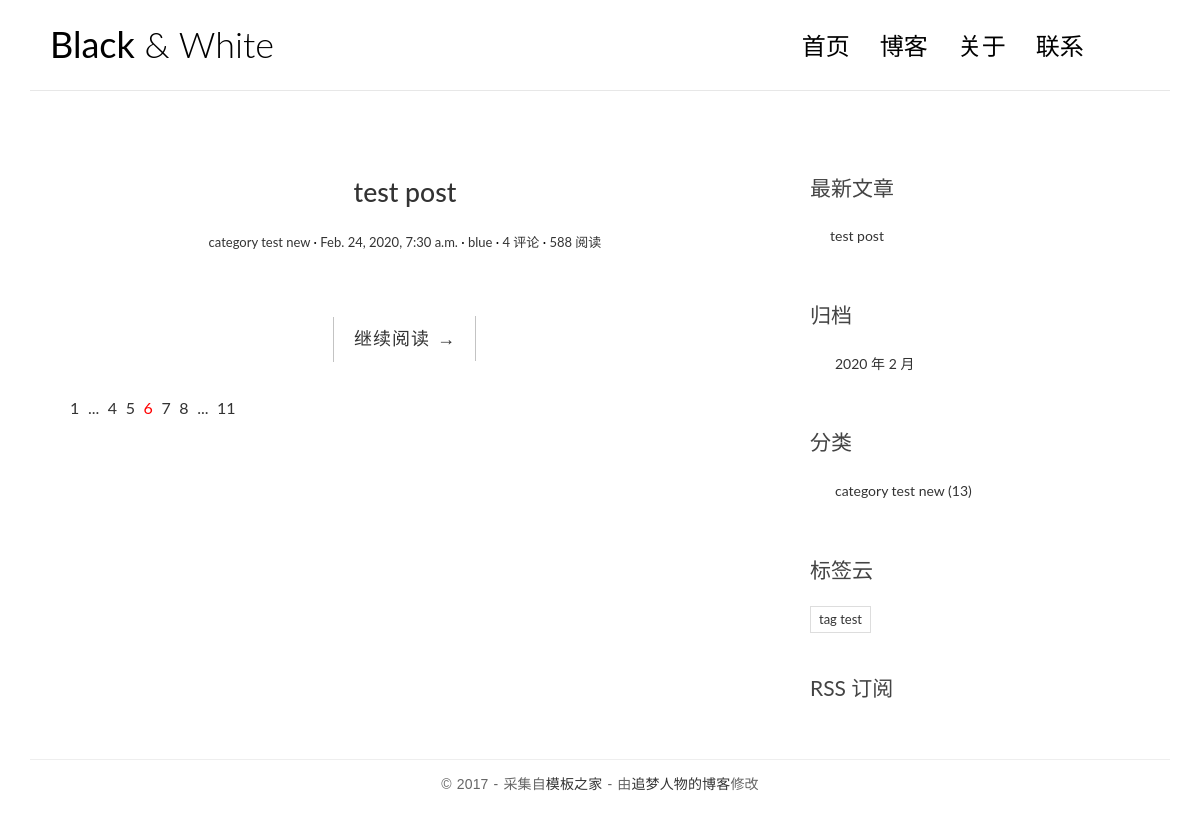
The app's page /, older data.
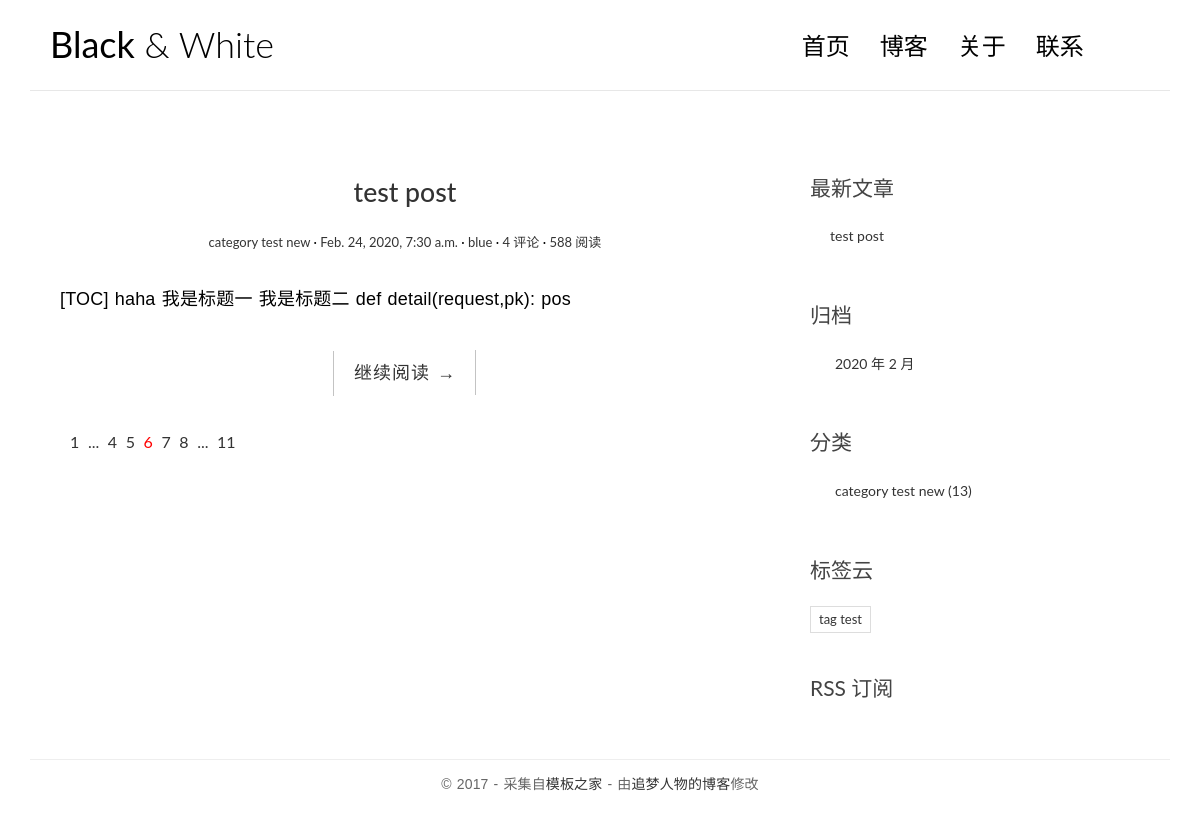
The same page, newer data.
### blog/models.py (models this page shows, shortened)
class Post(models.Model):
    title = models.CharField('标题', max_length=70)
    body = models.TextField('正文')
    created_time = models.DateTimeField('创建时间',default=timezone.now)
    modified_time = models.DateTimeField('修改时间')
    excerpt = models.CharField('摘要', max_length=200, blank=True)
    category = models.ForeignKey(Category, verbose_name='分类', on_delete=models.CASCADE)
    tags = models.ManyToManyField(Tag, verbose_name='标签', blank=True)
    author = models.ForeignKey(User, verbose_name='作者', on_delete=models.CASCADE)
    class Meta:
        verbose_name = '文章'
        verbose_name_plural = verbose_name
    def get_absolute_url(self):
        return reverse("blog:detail", kwargs={"pk": self.pk})

class Category(models.Model):
    name = models.CharField(max_length=100)
    class Meta:
        verbose_name = '分类'
        verbose_name_plural = verbose_name

### blog/views.py (the view)
# urls.py: path('',views.index,name='index'),
def index(request):
    post_list = Post.objects.all().order_by('-created_time')
    return render(request,"blog/index.html",context={"post_list": post_list })

### blog/templatetags/blog_extras.py (called while the page is built)
@register.inclusion_tag('blog/inclusions/_recent_posts.html',takes_context=True)
def show_recent_posts(context,num=5):
    return {'recent_post_list': Post.objects.all().order_by('-created_time')[:num],}

@register.inclusion_tag('blog/inclusions/_archives.html', takes_context=True)
def show_archives(context):
    return {
        'date_list': Post.objects.dates('created_time', 'month', order='DESC'),
    }

@register.inclusion_tag('blog/inclusions/_categories.html', takes_context=True)
def show_categories(context):
    return {
        'category_list': Category.objects.all(),
    }

@register.inclusion_tag('blog/inclusions/_tags.html', takes_context=True)
def show_tags(context):
    return {
        'tag_list': Tag.objects.all(),
    }

### blog/templates/blog/index.html
{% extends 'base.html' %}
{% block main %}
    {% for post in post_list %}
        <article class="post post-{{ post.pk }}">
            <header class="entry-header">
                <h1 class="entry-title">
                    <a href="{{ post.get_absolute_url }}">{{ post.title }}</a>
                </h1>
                <div class="entry-meta">
                    <span class="post-category"><a href="#">{{ post.category.name }}</a></span>
                    <span class="post-date"><a href="#"><time class="entry-date"
                                                                datetime={{ post.created_time }}>{{ post.created_time }}</time></a></span>
                    <span class="post-author"><a href="#">{{ post.author}}</a></span>
                    <span class="comments-link"><a href="#">4 评论</a></span>
                    <span class="views-count"><a href="#">588 阅读</a></span>
                </div>
            </header>
            <div class="entry-content clearfix">
                <p>{{ post.excerpt }}</p>
                <div class="read-more cl-effect-14">
                    <a href="#" class="more-link">继续阅读 <span class="meta-nav">→</span></a>
                </div>
            </div>
        </article>
    {% empty %}
        <div class="no-post">暂时还没有发布文章</div>
    {% endfor %}
    <div class="pagination">
        <ul>
            <li><a href="">1</a></li>
            <li><a href="">...</a></li>
            <li><a href="">4</a></li>
            <li><a href="">5</a></li>
            <li class="current"><a href="">6</a></li>
            <li><a href="">7</a></li>
            <li><a href="">8</a></li>
            <li><a href="">...</a></li>
            <li><a href="">11</a></li>
        </ul>
    </div>
{% endblock main %}

### blog/templates/blog/inclusions/_recent_posts.html
<div class="widget widget-recent-posts">
  <h3 class="widget-title">最新文章</h3>
  <ul>
    {% for post in recent_post_list %}
      <li>
        <a href="{{ post.get_absolute_url }}">{{ post.title }}</a>
      </li>
    {% empty %}
      暂无文章！
    {% endfor %}
  </ul>
</div>

Row changes from the older to the newer data that the page shows:
changed Post "test post": excerpt (not shown) → "[TOC] haha 我是标题一 我是标题二 def detail(request,pk): pos"
